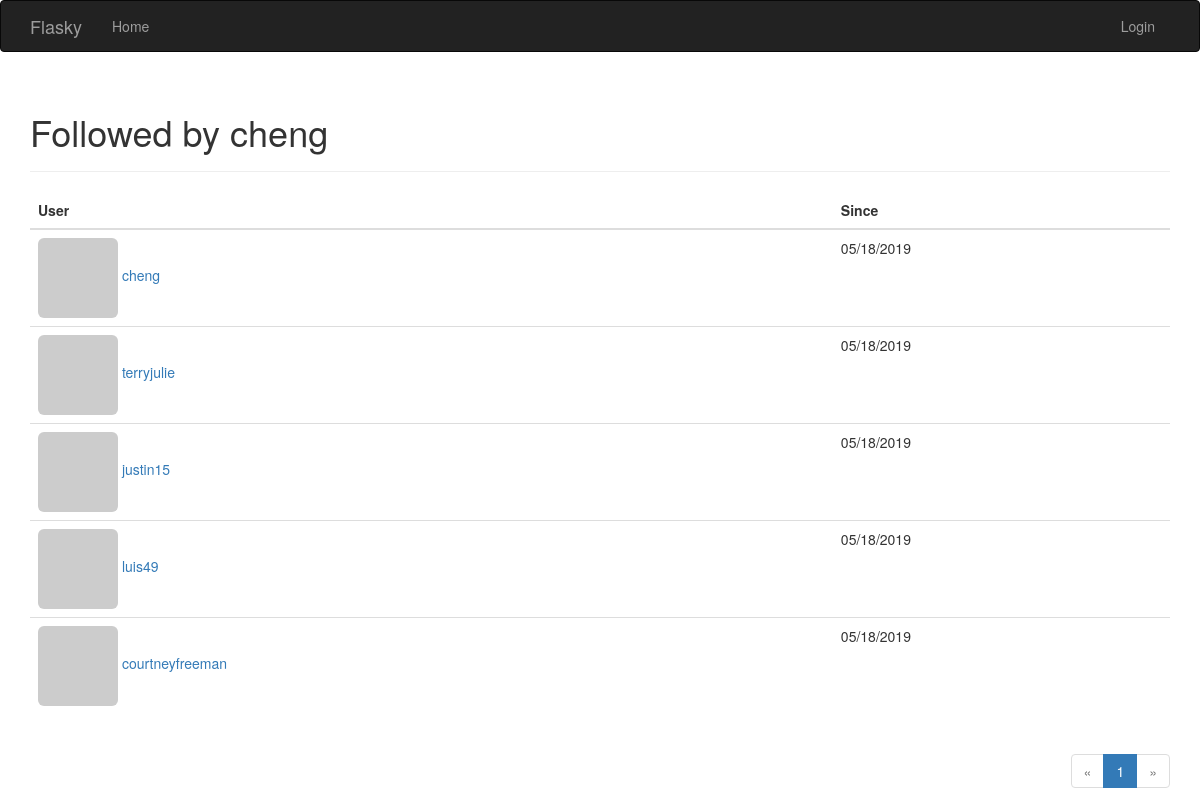
Page /followed-by/cheng on the committed database.
### app/models.py (models this page shows, shortened)
class User(UserMixin, db.Model):
	__tablename__ = 'users'
	id = db.Column(db.Integer, primary_key=True)
	email = db.Column(db.String(64), unique=True, index=True)
	username = db.Column(db.String(64), unique=True, index=True)
	role_id = db.Column(db.Integer, db.ForeignKey('roles.id'))
	password_hash = db.Column(db.String(128))
	confirmed = db.Column(db.Boolean, default=False)
	name = db.Column(db.String(64))
	location = db.Column(db.String(64))
	about_me = db.Column(db.Text())
	member_since = db.Column(db.DateTime(), default=datetime.utcnow)
	last_seen = db.Column(db.DateTime(), default=datetime.utcnow)
	avatar_hash = db.Column(db.String(32))
	posts = db.relationship("Post", backref='author', lazy='dynamic')
	followed = db.relationship('Follow',
							   foreign_keys=[Follow.follower_id],
							   backref=db.backref('follower', lazy='joined'),
							   lazy='dynamic',
							   cascade='all, delete-orphan')
	followers = db.relationship('Follow',
								foreign_keys=[Follow.followed_id],
								backref=db.backref('followed', lazy='joined'),
								lazy='dynamic',
								cascade='all, delete-orphan')
	comments = db.relationship('Comment', backref='author', lazy='dynamic')
	@property
	def password(self):
		raise AttributeError('password is not a readable attribute')
	def gravatar_hash(self):
		return hashlib.md5(self.email.lower().encode('utf-8')).hexdigest()
	def gravatar(self, size=100, default='identicon', rating='g'):
		if request.is_secure:
			url = 'https://secure.gravatar.com/avatar'
		else:
			url = "http://www.gravatar.com/avatar"
		hash = self.avatar_hash or self.gravatar_hash()
		return '{url}/{hash}?s={size}&d={default}&r={rating}'.format(
			url=url, hash=hash, size=size, default=default, rating=rating
		)

class Follow(db.Model):
	__tablename__ = "follows"
	follower_id = db.Column(db.Integer, db.ForeignKey('users.id'),
							primary_key=True)
	followed_id = db.Column(db.Integer, db.ForeignKey('users.id'),
							primary_key=True)
	timestamp = db.Column(db.DateTime, default=datetime.utcnow)

### app/main/views.py (the view)
@main.route('/followed-by/<username>')
def followed_by(username):
	user = User.query.filter_by(username=username).first()
	if user is None:
		flash("Invalid user.")
		return redirect(url_for('.index'))
	page = request.args.get('page', 1, type=int)
	pagination = user.followed.paginate(
		page, per_page=current_app.config['FLASKY_FOLLOWERS_PER_PAGE'],
		error_out=False
	)
	follows = [{'user': item.followed, 'timestamp': item.timestamp}
			   for item in pagination.items]
	return render_template('followers.html', user=user, title="Followed by",
						   endpoint='.followed_by', pagination=pagination,
						   follows=follows)

### app/auth/views.py (called while the page is built)
@auth.before_app_request
def before_request():
	if current_user.is_authenticated:
		current_user.ping()
		if not current_user.confirmed \
			and request.endpoint \
			and request.blueprint != 'auth' \
			and request.endpoint != 'static':
			return redirect(url_for('auth.unconfirmed'))

### app/main/__init__.py (called while the page is built)
@main.app_context_processor
def inject_permissions():
	return dict(Permission=Permission)

### app/models.py (called while the page is built)
	def can(self, permissions):
		return False

### app/templates/followers.html (shortened to what this page needs)
{% extends "base.html" %}
{% import "_macros.html" as macros %}
{% block page_content %}
<div class="page-header">
    <h1>{{ title }} {{ user.username }}</h1>
</div>
<table class="table table-hover followers">
    <thead><tr><th>User</th><th>Since</th></tr></thead>
    {% for follow in follows %}
    <tr>
        <td>
            <a href="{{ url_for('.user', username = follow.user.username) }}">
                <img class="img-rounded" src="{{ follow.user.gravatar(size=32) }}">
                {{ follow.user.username }}
            </a>
        </td>
        <td>{{ moment(follow.timestamp).format('L') }}</td>
    </tr>
    {% endfor %}
</table>
<div class="pagination">
    {{ macros.pagination_widget(pagination, endpoint, username = user.username) }}
</div>
{% endblock %}

### app/static/styles.css (style rules this page uses)
div.pagination { width: 100%; text-align: right; padding: 0px; margin: 0px; }

### rows in the picture
User: username "cheng", user.username "cheng"
Follow: timestamp "05/18/2019"
User: user.username "terryjulie"
Follow: timestamp "05/18/2019"
User: user.username "justin15"
Follow: timestamp "05/18/2019"
User: user.username "luis49"
Follow: timestamp "05/18/2019"
User: user.username "courtneyfreeman"
Follow: timestamp "05/18/2019"

### other values in the picture
{{ title }} "Followed by"
{{ p }} "1"
